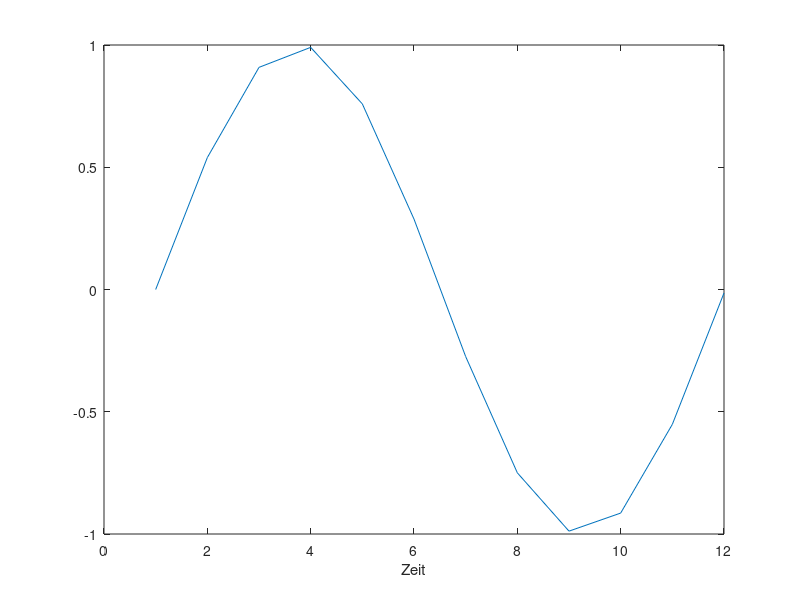

This chart was generated by the following MATLAB code:
%Johannes Bluhm und Fabian Andresen, 05.11.2020, Laboraufgabe 1, Version 1
%1. – Programmieren eines Sinussignals

clc; %Kommandofenster bereinigen
clear; %Variablen bereinigen
close all; %Alles schließen

Duration = 2;
Frequenz = 1000; % 1kHz Signal
Abtastrate = 11025; % Abtastfrequenz
tVec = 0 : 1/Abtastrate: Duration; % Zeitvektor
sinVec = sin( 2 * pi * Frequenz * tVec); % Sinus


% Ton ausgeben
%sound (sinVec, 4000); % Tiefer Ton ~ 6 sec.
%sound (sinVec); % Mittlerer Ton ~ 3 sec.
%sound (sinVec, Abtastrate); % Hoher Ton ~ 1,5 sec.
%sound (sinVec, 2*Abtastrate) % Sehr hoher Ton ~ 1,5 sec.

plot(sinVec(1:Duration*Abtastrate)) % Ausgabe des gesammten Signals
xlabel('Zeit'); % Achsenbeschriftung 

plot(sinVec(1:Duration*Abtastrate/4)) % Ausgabe 0,5 sec.
xlabel('Zeit'); % Achsenbeschriftung

plot(sinVec(1:12)) % Ausgabe 1 Kurve
xlabel('Zeit'); % Achsenbeschriftung